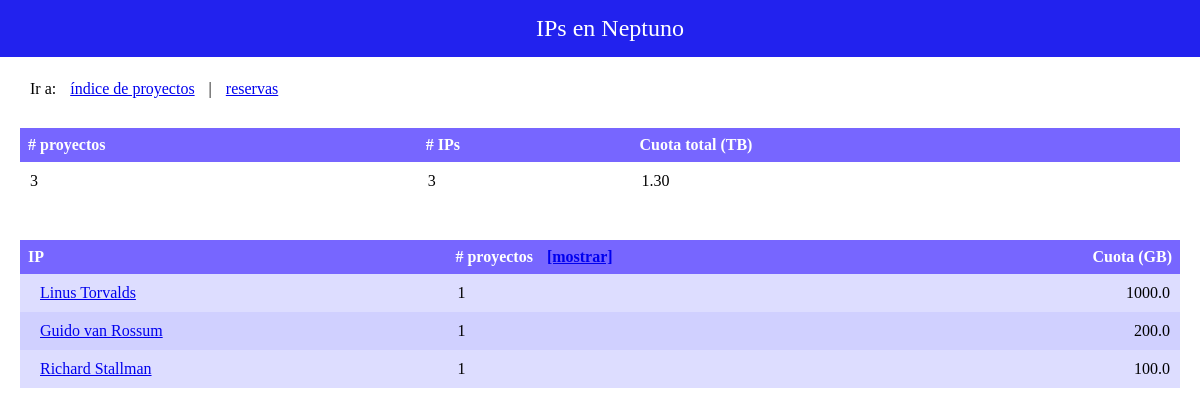
The page / on the database its author committed.
### projects/models.py (models this page shows, shortened)
class IP(models.Model):
    ip_name = models.CharField('Name of IP', max_length=200)
    def get_n_projs(self):
        n_total = len(self.project_set.all())
        n_open = len([x for x in self.project_set.all() if not x.finished])
        return n_open, n_total
    def get_quota_raw(self):
        q_active = 0
        q_total = 0
        for p in self.project_set.all():
            c = p.get_quota()
            q_total += c
            if not p.finished:
                q_active += c
        return q_active, q_total

class Project(models.Model):
    ip = models.ForeignKey(IP, on_delete=models.CASCADE)
    name = models.CharField(max_length=200)
    user = models.CharField(max_length=20)
    finished = models.BooleanField(default=False)
    in_buffer = models.BooleanField(default=False)
    cpuh = models.FloatField(default=0.0)
    proj_id = models.CharField(max_length=100)
    def get_quota(self):
        if self.finished:
            return 0
        return Period.objects.filter(proj=self.pk).order_by("-end")[0].quota

class Period(models.Model):
    proj = models.ForeignKey(Project, on_delete=models.CASCADE)
    start = models.DateTimeField("Starting date")
    end = models.DateTimeField("Ending date")
    quota = models.FloatField(default=0)
    status = models.CharField(max_length=25, default="active")

### projects/views.py (the view)
# urls.py: path('', views.index, name='index'),
def index(request, show_projs="noshow"):
    project_list = Project.objects.filter(finished=False).order_by('id')
    ip_list = set([x.ip for x in project_list])
    dsu = []
    for ip in ip_list:
        dsu.append([ip.get_quota_raw(), ip.ip_name, ip])
    dsu.sort()
    dsu.reverse()
    ip_list = [z for x, y, z in dsu]
    quotas = [x.get_quota() for x in project_list]
    tot_quota = '{0:.2f}'.format(sum(quotas)/1000.0)
    context = {
        'project_list': project_list,
        'nprojs': len(project_list),
        'nips': len(ip_list),
        'tot_quota': tot_quota,
        'ip_list': ip_list,
        'show': show_projs,
    }
    return render(request, 'projects/index.html', context)

### projects/templates/projects/index.html (shortened to what this page needs)
{% load staticfiles %}
{% include "projects/header.html" %}
<div id="banner">
  <div id="banner-content">
    IPs en Neptuno
  </div>
</div>
<div id="main-content">
<p>
  Ir a: <a href="{% url 'projects:project_index' %}">índice de proyectos</a>
      | <a href="{% url 'projects:reservations' %}">reservas</a>
</p>
<p></p>
<table class="widetable">
    <tr>
        <th># proyectos</th>
        <th># IPs</th>
        <th>Cuota total (TB)</th>
    </tr>
        <td>{{ nprojs }}</td>
        <td>{{ nips }}</td>
        <td>{{ tot_quota }}</td>
</table>
<p></p>
<p></p>
<table class="widetable">
    <tr>
        <th>IP</th>
        <th># proyectos
            {% if show == "show" %}
            <a href="{% url 'projects:index' %}">[ocultar]</a>
            {% else %}
            <a href="{% url 'projects:index' 'show' %}">[mostrar]</a>
            {% endif %}
        </th>
        <th style="text-align:right">Cuota (GB)</th>
    </tr>
    {% for ip in ip_list %}
    <tr class="{% cycle 'row1' 'row2' %}">
        <td><a href="{% url 'projects:ip_detail' ip.id %}">{{ ip.ip_name }}</a></td>
        <td>{{ ip.get_n_projs.0 }}</td>
        <td style="text-align: right">{{ ip.get_quota_raw.0 }}</td>
    </tr>
    {% endfor %}
</table>

### projects/static/projects/style.css (style rules this page uses)
* { margin: 0; padding: 10; }
div#banner { margin: 0; position: absolute; top: 0; left: 0; width: 100%; background-color: #2222ee; }
div#banner-content { position: center; width: 500px; margin: 0 auto; padding: 5px; color: #ffffff; text-align: center; font-size: 150%; }
div#main-content { margin: 0; padding: 0; padding-top: 50px; }
table, th, td { border: 0px solid blue; }
table { padding: 50px; position: center; border-collapse: collapse; }
.widetable { width: 100%; }
th { background-color: #7766ff; color: white; padding: 8px; text-align: left; }
td { text-align: left; vertical-align: middle; padding: 10px; }
.row1 { background-color: #ddddff; }
.row2 { background-color: #d0d0ff; }

### rows shown on the page
IP: ip_name "Linus Torvalds", get_n_projs.0 "1", get_quota_raw.0 "1000.0"
IP: ip_name "Guido van Rossum", get_n_projs.0 "1", get_quota_raw.0 "200.0"
IP: ip_name "Richard Stallman", get_n_projs.0 "1", get_quota_raw.0 "100.0"

### other values the page prints
{{ nprojs }} "3"
{{ nips }} "3"
{{ tot_quota }} "1.30"
